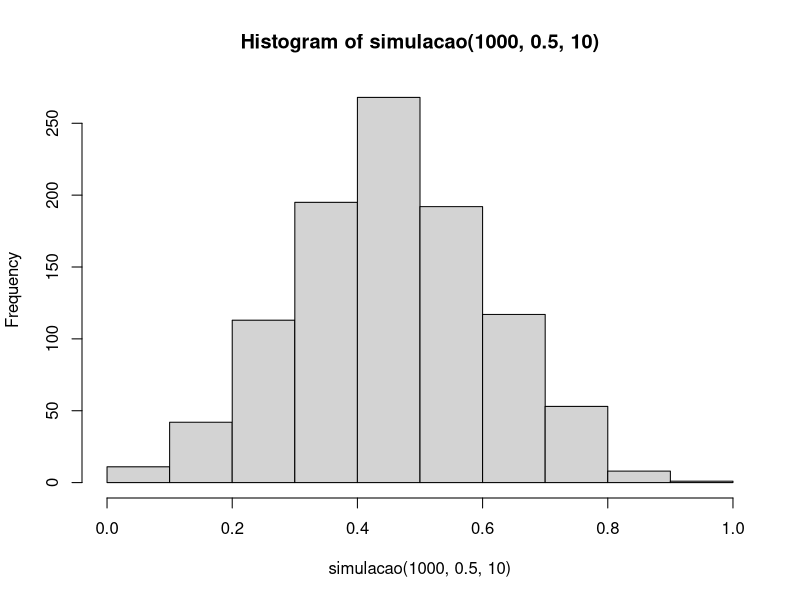
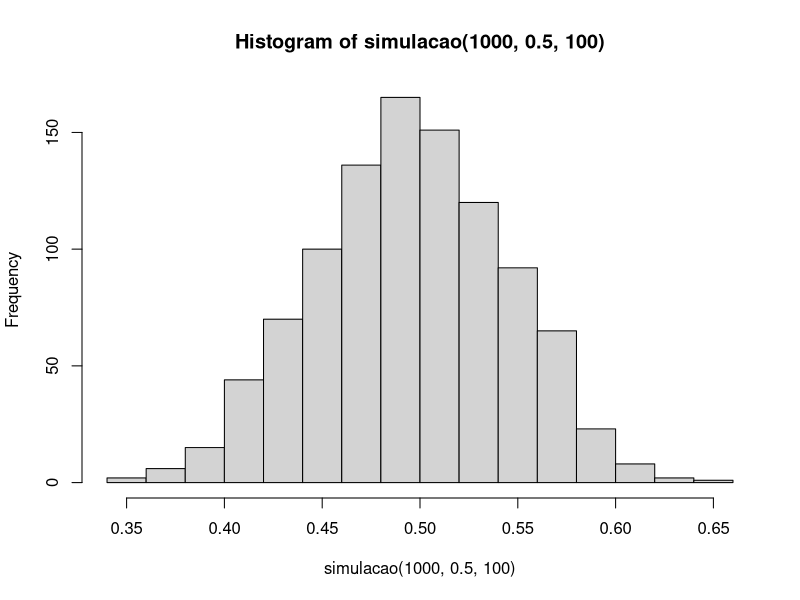
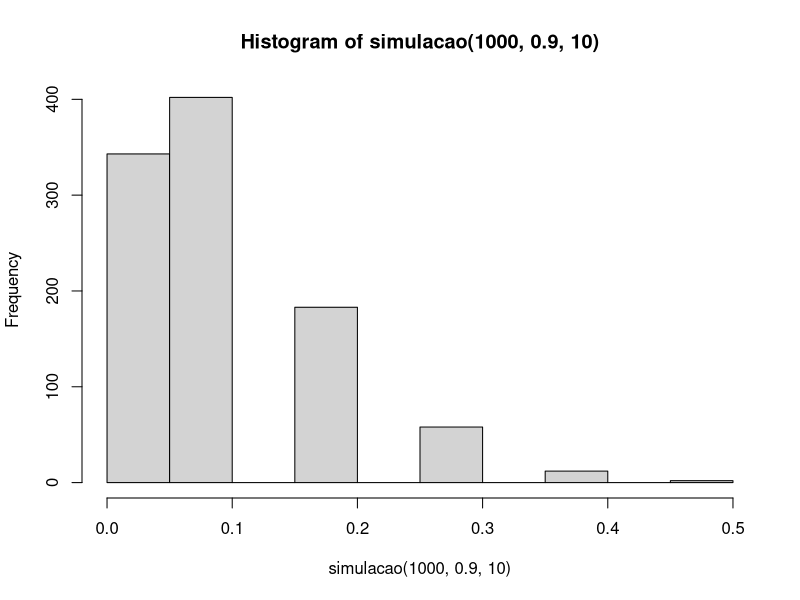
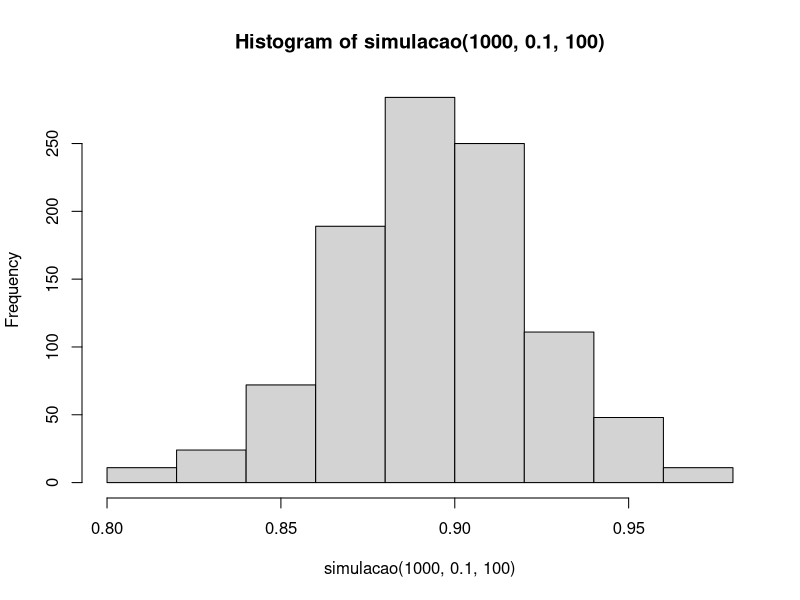

Generate these figures, in order, with R:
## ---- chunk 1
#1
moeda <- function(p) {
  x <- runif(1)
  ifelse(x > p, 1, 0)
}

#2
moedas <- function(p, n) {
  y <- runif(n)
  ifelse(y > p, 1, 0)
}

#3
proporcao <- function(resultados) {
  z <- sum(resultados)/length(resultados)
  z
}

#4
simulacao <- function(k, p, n) {
  simul <- vector()
  for(i in 1:k) {
    simul <- c(simul, proporcao(moedas(p, n)))
  }
  simul
}

## ---- chunk 2
# Simulação k = 1000, p = 50%, n = 10
hist(simulacao(1000, 0.5, 10))
## ---- chunk 3
# Simulação k = 1000, p = 50%, n = 100
hist(simulacao(1000, 0.5, 100))
## ---- chunk 4
# Simulação k = 1000, p = 90%, n = 10
hist(simulacao(1000, 0.9, 10))
## ---- chunk 5
# Simulação k = 1000, p = 10%, n = 100
hist(simulacao(1000, 0.1, 100))
